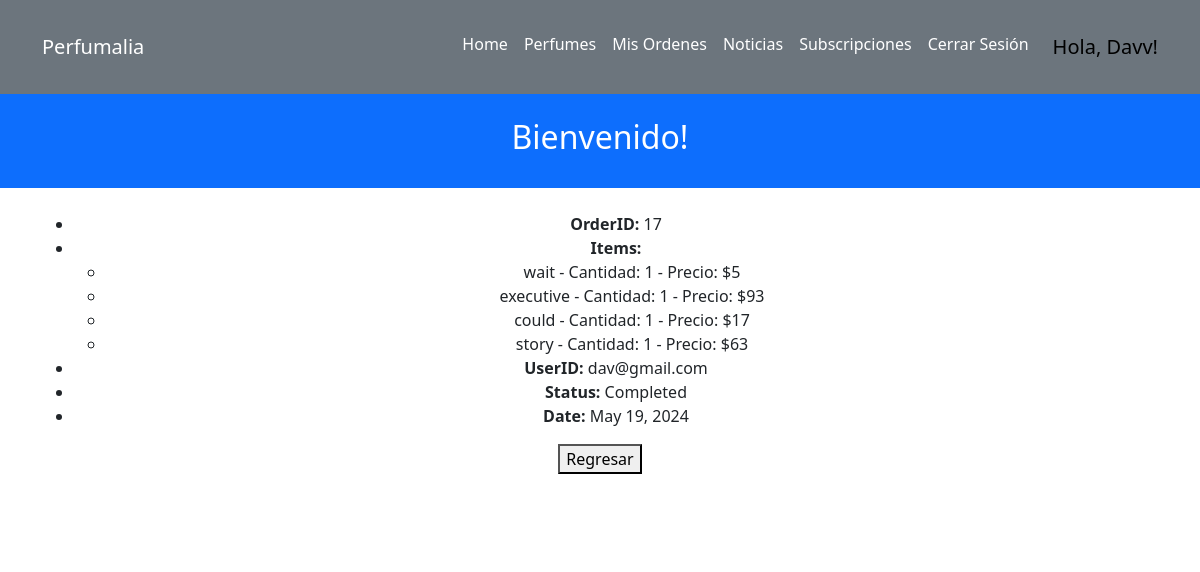
Page /order/17/ (signed in) on the committed database.
### store/models.py (models this page shows, shortened)
class User(AbstractBaseUser, PermissionsMixin):
    userID = models.AutoField(primary_key=True)
    name = models.CharField(max_length=100)
    email = models.EmailField(max_length=100, unique=True)
    address = models.CharField(max_length=200)
    cellphoneNumber = models.CharField(max_length=20)
    dateOfBirth = models.DateField()
    password = models.CharField(max_length=128)
    is_active = models.BooleanField(default=True)
    is_staff = models.BooleanField(default=False)
    objects = CustomUserManager()
    USERNAME_FIELD = 'email'
    REQUIRED_FIELDS = ['name', 'address', 'cellphoneNumber', 'dateOfBirth']

class Order(models.Model):
    orderID = models.AutoField(primary_key=True)
    orderItems = models.ManyToManyField(Perfume, through='OrderItem')
    userID = models.ForeignKey(settings.AUTH_USER_MODEL, on_delete=models.CASCADE)
    orderStatus = models.CharField(max_length=50)
    orderDate = models.DateField(auto_now_add=True)

class OrderItem(models.Model):
    perfumeID = models.ForeignKey(Perfume, on_delete=models.CASCADE)
    quantity = models.IntegerField()
    orderID = models.ForeignKey(Order, on_delete=models.CASCADE)
    totalPrice = models.IntegerField(null = True)

class Perfume(models.Model):
    productID = models.CharField(primary_key = True, max_length=100)
    name = models.CharField(max_length=100)
    author = models.CharField(max_length=100)
    brand = models.CharField(max_length=100)
    category = models.CharField(max_length=100)
    price = models.DecimalField(max_digits=10, decimal_places=2)
    inventoryQuantity = models.IntegerField()
    details = models.CharField(max_length=100)

### store/views.py (the view)
# urls.py: path("order/<int:pk>/", OrderDetailsPageView.as_view(), name='orderdetails'),
@method_decorator(login_required, name='dispatch')
class OrderDetailsPageView(TemplateView):
    template_name = 'orderdetails.html'
    def get(self, request, pk):
        order = get_object_or_404(Order, pk=pk, userID=request.user)
        return render(request, self.template_name, {'order': order})

### store/contextProcessors.py (called while the page is built)
def cart_items_count(request):
    if request.user.is_authenticated:
        try:
            cart = ShoppingCart.objects.get(userID=request.user)
            cart_items_count = cart.cartitem_set.count()
        except ShoppingCart.DoesNotExist:
            cart_items_count = 0
    else:
        cart_items_count = 0
    return {'cart_items_count': cart_items_count}

### store/templates/orderdetails.html (shortened to what this page needs)
{% extends 'base.html' %}
{% block content %}
<div class="text-center">
    <ul>
      <li><strong>OrderID:</strong> {{ order.orderID }}</li>
      <li><strong>Items:</strong>
          <ul>
              {% for item in order.orderitem_set.all %}
              <li>{{ item.perfumeID.name }} - Cantidad: {{ item.quantity }} - Precio: ${{ item.totalPrice }}</li>
              {% endfor %}
          </ul>
      </li>
      <li><strong>UserID:</strong> {{ order.userID.email }}</li>
      <li><strong>Status:</strong> {{ order.orderStatus }}</li>
      <li><strong>Date:</strong> {{ order.orderDate }}</li>
  </ul>
  <a href="{% url 'orders' %}">
      <button>Regresar</button>
  </a>
</div>
{% endblock %}

### store/templates/base.html (shortened to what this page needs)
{% load static %}
<!doctype html>
<html lang="en">
<head>
  <link href="https://cdn.jsdelivr.net/npm/bootstrap@5.3.0-alpha1/dist/css/bootstrap.min.css" rel="stylesheet" />
</head>
<body>
  <nav class="navbar navbar-expand-lg navbar-dark bg-secondary py-4">
    <div class="container">
      <a class="navbar-brand" href="{% url 'home' %}"> Perfumalia</a>
      <div class="collapse navbar-collapse" id="navbarNavAltMarkup">
        <div class="navbar-nav ms-auto">
          <a class="nav-link active" href="{% url 'home' %}">Home</a>
          {% if user.is_authenticated %}
            <a class="nav-link active" href="{% url 'perfumes' %}">Perfumes</a>
            <a class="nav-link active" href="{% url 'orders' %}">Mis Ordenes</a>
            <a class="nav-link active" href="{% url 'news' %}">Noticias</a>
            <a class="nav-link active" href="{% url 'subscriptions' %}">Subscripciones</a>
            <a class="nav-link active" href="{% url 'logout' %}">Cerrar Sesión</a>
            <span class="navbar-text ms-3" style="font-size: 1.25rem; color: black;">Hola, {{ user.name }}!</span>
          {% else %}
            <a class="nav-link active" href="{% url 'login' %}">Inicia Sesion</a>
            <a class="nav-link active" href="{% url 'register' %}">Registrate</a>
          {% endif %}
        </div>
      </div>
    </div>
  </nav>
  <header class="masthead bg-primary text-white text-center py-4">
    <div class="container d-flex align-items-center flex-column">
      <h2>{% block header_title %}Bienvenido!{% endblock %}</h2>
    </div>
  </header>
  <div class="container my-4">
    {% block content %}
    {% endblock %}
  </div>
  {% block footer %}
  <div class="copyright py-4 text-center text-white">
    <div class="container">
      <small>
        Copyright - <a class="text-reset fw-bold text-decoration-none" target="_blank"
          href="https://twitter.com/danielgarax">
        </a>
      </small>
    </div>
  </div>
  {% endblock %}
</body>
</html>

### rows in the picture
User: name "Davv"
Order: orderID "17", userID.email "dav@gmail.com", orderStatus "Completed", orderDate "May 19, 2024"
OrderItem: perfumeID.name "wait", quantity "1", totalPrice "5"
OrderItem: perfumeID.name "executive", quantity "1", totalPrice "93"
OrderItem: perfumeID.name "could", quantity "1", totalPrice "17"
OrderItem: perfumeID.name "story", quantity "1", totalPrice "63"
